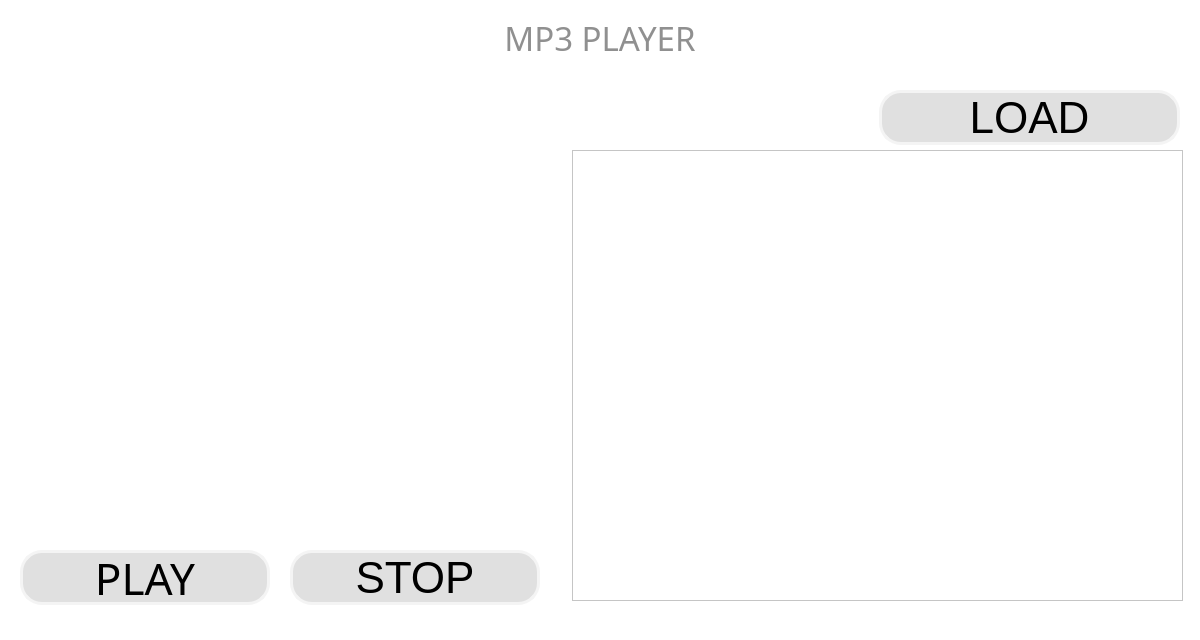
<?xml version="1.0" encoding="UTF-8"?>
<ui version="4.0">
 <class>MainWindow</class>
 <widget class="QMainWindow" name="MainWindow">
  <property name="geometry">
   <rect>
    <x>0</x>
    <y>0</y>
    <width>1200</width>
    <height>640</height>
   </rect>
  </property>
  <property name="windowTitle">
   <string>SPOTIFY</string>
  </property>
  <property name="styleSheet">
   <string notr="true">background-color: rgb(255, 255, 255);</string>
  </property>
  <widget class="QWidget" name="centralwidget">
   <widget class="QLabel" name="label">
    <property name="geometry">
     <rect>
      <x>1</x>
      <y>0</y>
      <width>1198</width>
      <height>75</height>
     </rect>
    </property>
    <property name="font">
     <font>
      <family>Nunito</family>
      <pointsize>-1</pointsize>
     </font>
    </property>
    <property name="styleSheet">
     <string notr="true">background-color: rgb(255, 255, 255);
color: rgb(144, 144, 144);
font-size: 33px;
font-family:

</string>
    </property>
    <property name="text">
     <string>MP3 PLAYER</string>
    </property>
    <property name="alignment">
     <set>Qt::AlignCenter</set>
    </property>
   </widget>
   <widget class="QLabel" name="label_2">
    <property name="geometry">
     <rect>
      <x>20</x>
      <y>95</y>
      <width>531</width>
      <height>381</height>
     </rect>
    </property>
    <property name="styleSheet">
     <string notr="true">background-color: rgb(255, 255, 255);</string>
    </property>
    <property name="text">
     <string/>
    </property>
    <property name="pixmap">
     <pixmap>pngwing.com.png</pixmap>
    </property>
   </widget>
   <widget class="QListWidget" name="listWidget">
    <property name="geometry">
     <rect>
      <x>572</x>
      <y>150</y>
      <width>611</width>
      <height>451</height>
     </rect>
    </property>
    <property name="font">
     <font>
      <family>Nunito</family>
      <pointsize>12</pointsize>
     </font>
    </property>
   </widget>
   <widget class="QPushButton" name="play_button">
    <property name="geometry">
     <rect>
      <x>20</x>
      <y>550</y>
      <width>250</width>
      <height>55</height>
     </rect>
    </property>
    <property name="font">
     <font>
      <family>Nunito</family>
      <pointsize>-1</pointsize>
     </font>
    </property>
    <property name="styleSheet">
     <string notr="true">QPushButton {
	background-color: rgb(224, 224, 224);
	color: rgb(0, 0, 0);
	border-style: solid;
	border-color: rgb(244, 244, 244);
	border-width: 3px;
	border-radius: 22px;
	font-size: 44px;
}

QPushButton:hover {
	background-color: rgb(227, 227, 227);
}

QPushButton:clicked {
	background-color: rgb(255, 255, 255);
}</string>
    </property>
    <property name="text">
     <string>PLAY</string>
    </property>
   </widget>
   <widget class="QPushButton" name="stop_button">
    <property name="geometry">
     <rect>
      <x>290</x>
      <y>550</y>
      <width>250</width>
      <height>55</height>
     </rect>
    </property>
    <property name="font">
     <font>
      <pointsize>-1</pointsize>
     </font>
    </property>
    <property name="styleSheet">
     <string notr="true">QPushButton {
	background-color: rgb(224, 224, 224);
	color: rgb(0, 0, 0);
	border-style: solid;
	border-color: rgb(244, 244, 244);
	border-width: 3px;
	border-radius: 22px;
	font-size: 44px;
}

QPushButton:hover {
	background-color: rgb(227, 227, 227);
}

QPushButton:clicked {
	background-color: rgb(255, 255, 255);
}</string>
    </property>
    <property name="text">
     <string>STOP</string>
    </property>
   </widget>
   <widget class="QPushButton" name="load_button">
    <property name="geometry">
     <rect>
      <x>879</x>
      <y>90</y>
      <width>301</width>
      <height>55</height>
     </rect>
    </property>
    <property name="font">
     <font>
      <pointsize>-1</pointsize>
     </font>
    </property>
    <property name="styleSheet">
     <string notr="true">QPushButton {
	background-color: rgb(224, 224, 224);
	color: rgb(0, 0, 0);
	border-style: solid;
	border-color: rgb(244, 244, 244);
	border-width: 3px;
	border-radius: 22px;
	font-size: 44px;
}

QPushButton:hover {
	background-color: rgb(227, 227, 227);
}

QPushButton:clicked {
	background-color: rgb(255, 255, 255);
}</string>
    </property>
    <property name="text">
     <string>LOAD</string>
    </property>
   </widget>
  </widget>
  <widget class="QStatusBar" name="statusbar"/>
 </widget>
 <resources/>
 <connections/>
</ui>
